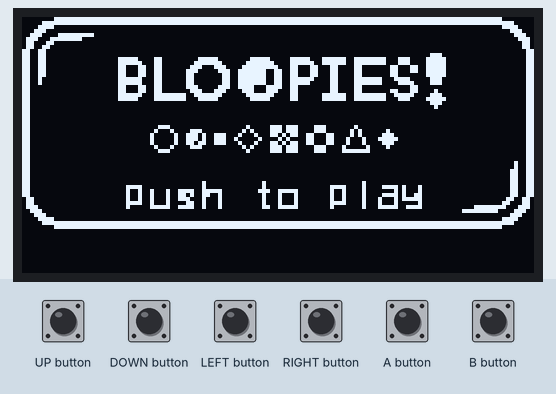
This sketch was run on a simulated Arduboy, built with avr-gcc and run on an emulated ATmega32U4. Parts: 128×64 one-colour display. The test bench sets the inputs (shaded band). Random numbers use the default seed unless the sketch sets one.

Above: at 0.13 s.
1.3 s: A button pressed for 0.15 s
At 1.83 s:
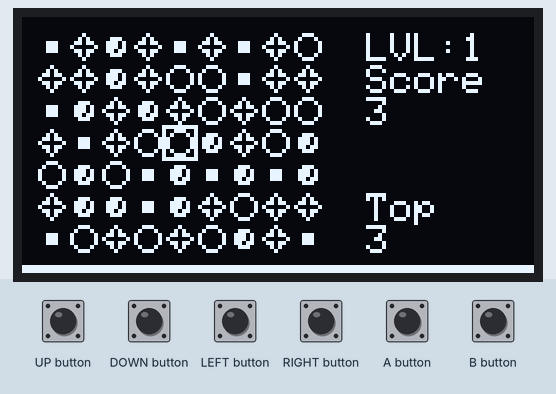
2.0 s: B button pressed for 0.15 s
At 2.4 s:
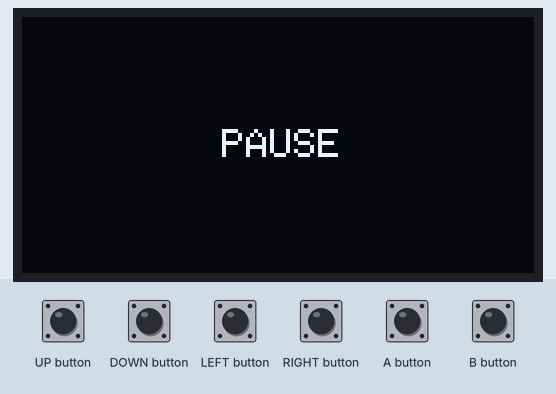
3.6 s: B button pressed for 1 s
At 5.04 s:
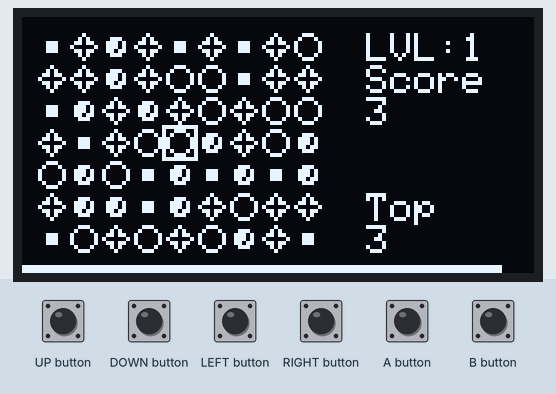
5.2 s: UP button pressed for 0.15 s
At 5.82 s:
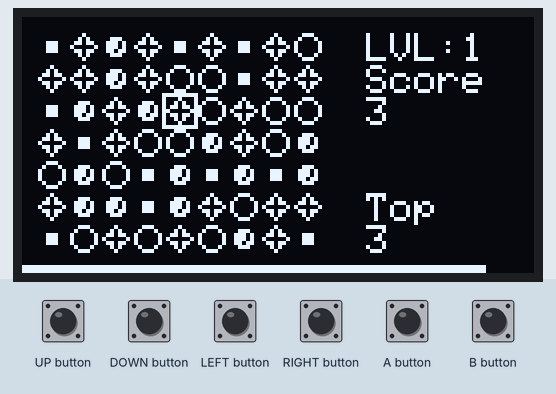
5.9 s: DOWN button pressed for 0.15 s
At 6.4 s:
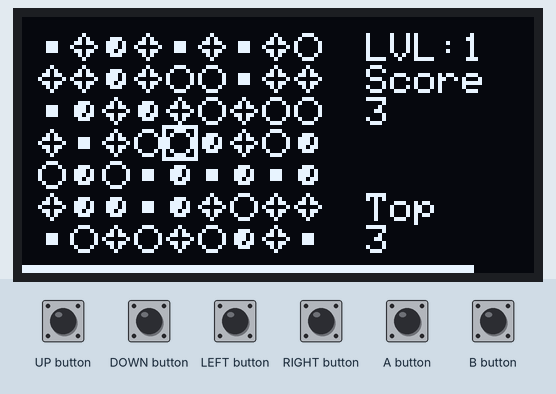
6.6 s: LEFT button pressed for 0.15 s
At 7.04 s:
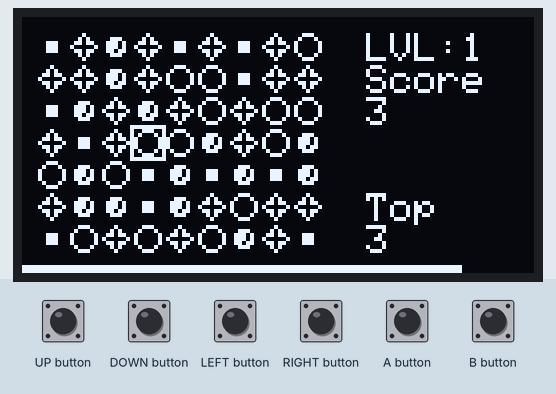

The sketch:

bloopies.ino
```cpp
// (licence header left out)
#include <Arduboy2.h>
#include <ArduboyTones.h>
Arduboy2 arduboy;
ArduboyTones sound(arduboy.audio.enabled);

#include "globals.h"
#include "bitmaps.h"
#include "functions.h"

void setup() {

  arduboy.begin();
  arduboy.setFrameRate(30);
  arduboy.initRandomSeed();
  arduboy.setTextWrap(false);

  // cursor initial position
  xpos = MAXX / 2;
  ypos = MAXY / 2;

  // Initialize board,flag,offy
  initBoard();
  // Check initial matches
  checkBoard();

}

void loop() {
  // pause render until it's time for the next frame
  if (!(arduboy.nextFrame())) return;

  arduboy.pollButtons();
  arduboy.clear();
  if (title) {

    // TITLE SCREEN

    arduboy.drawBitmap(0, 0,  titleIMG, 128, 64, 1);
    if (arduboy.justPressed(B_BUTTON) || arduboy.justPressed(A_BUTTON)) title = false;

    // credits marquee
    arduboy.setCursor(marqueePos,56);
    arduboy.print(marqueeTxt);
    marqueePos--;
    if(marqueePos < marqueeLength ){
      marqueePos = 128;
    }


  } else {

    // GAME

    if (pause) {
      arduboy.setCursor(50, 28);
      arduboy.print("PAUSE");
      if (arduboy.justPressed(B_BUTTON) && !arduboy.pressed(A_BUTTON)) pause = false;
    } else {

      // Time
      arduboy.fillRect(0, 62, max(0, timeLeft), 2);


      // Text

      arduboy.setCursor(86, 4);
      arduboy.print("LVL:");
      arduboy.print(game_level);
      arduboy.setCursor(86, 12);
      arduboy.print("Score");
      arduboy.setCursor(86, 20);
      arduboy.print(score);

      if (tmp_score > 0) {
        arduboy.setCursor(86, 28);
        arduboy.print("x");
        arduboy.print(mult_score);
        arduboy.setCursor(86, 36);
        arduboy.print("+");
        arduboy.print(tmp_score);

        arduboy.setCursor(86, 52);
        arduboy.print(txt[constrain(mult_score - game_level, 0, 7)]);
      }else{
        if(score>topscore) topscore = score;
        arduboy.setCursor(86,44);
        arduboy.print("Top");
        arduboy.setCursor(86, 52);
        arduboy.print(topscore);
      }


      // Move cursor
      prevx = xpos;
      prevy = ypos;


      if (arduboy.justPressed(UP_BUTTON))    ypos = max(0, ypos - 1);
      if (arduboy.justPressed(DOWN_BUTTON))  ypos = min(MAXY - 1, ypos + 1);
      if (arduboy.justPressed(LEFT_BUTTON))  xpos = max(0, xpos - 1);
      if (arduboy.justPressed(RIGHT_BUTTON)) xpos = min(MAXX - 1, xpos + 1);
      if (arduboy.justPressed(B_BUTTON) && !arduboy.pressed(A_BUTTON)) pause = true;

      // FIRST: If there's flagged tiles keep blinking for a while before cleaning and continue playing
      if (flagCount > 0) {
        timeLeft = maxTime;
        if (arduboy.frameCount - flagFrame > 15) {
          // refill
          refillBoard();
          if (!falling) {
            mult_score++;
            checkBoard();

            if (flagCount == 0) {
              score += tmp_score;
              mult_score = game_level;
              tmp_score = 0;
            }
          }
        }
      } else {
        if (!gameover) {

          // Moving...

          // Time decay
          if (arduboy.frameCount % decay == 0) {
            timeLeft--;
          }
          // detect GAME OVER
          if (timeLeft <= 0) {
            gameover = true;
          }


          if (arduboy.pressed(A_BUTTON) && (xpos != prevx || ypos != prevy)) {
            // SWAP
            byte tmp = board[xpos][ypos];
            board[xpos][ypos] = board[prevx][prevy];
            board[prevx][prevy] = tmp;

            // check matchs
            if (!falling) {
              checkBoard();
            }

            // undo the swapping if anything flagged
            if (flagCount == 0) {
              byte tmp = board[xpos][ypos];
              board[xpos][ypos] = board[prevx][prevy];
              board[prevx][prevy] = tmp;
              xpos = prevx;
              ypos = prevy;

            } else {
              // add a new move
              moves++;
              // increases level every 5 moves
              if (moves % 5 == 0) game_level++;
              // fill time
              timeLeft = maxTime;
            }
          }


        } else {
          // GAME OVER state. Push A or B for a new game
          if (arduboy.justPressed(B_BUTTON) || arduboy.justPressed(A_BUTTON)) {
            title = true;
            gameover = false;
            pause = false;
            score = 0;
            moves = 0;
            game_level = 1;
            mult_score = 1;
            timeLeft = 128;
            // init board
            initBoard();
            // Check initial matches
            checkBoard();
          }

        }
      }
      // Drawing...

      // draw BOARD
      falling = false;
      for (byte x = 0; x < MAXX; x++) {
        for (byte y = 0; y < MAXY; y++) {
          if ((int)pics[board[x][y]] != EMPTY) {
            if (!falling && offy[x][y] > 0) falling = true;
            if (!flag[x][y] || arduboy.frameCount % 2) // blink when flagged
              if (!flag[x][y]) {

                arduboy.drawBitmap(BOARD_X + x * 8, BOARD_Y + (y * 8) - offy[x][y],  pics[board[x][y]], 8, 8, 1);
                offy[x][y] = max(offy[x][y] - 1, 0);
              } else {
                arduboy.drawBitmap(BOARD_X + x * 8, BOARD_Y + (y * 8),  pics[board[x][y]], 8, 8, 1);
              }

          } else {
            // arduboy.fillRect(BOARD_X + x * 8, BOARD_Y + y * 8, 8, 8, BLACK);
          }
        }
      }

      if (!gameover) {
        // Cursor
        if (arduboy.frameCount % 10) {
          arduboy.drawRect(BOARD_X + xpos * 8 - 1, BOARD_Y + ypos * 8 - 1, 9, 9);
        }
      } else {
        // GAME OVER
        arduboy.fillRect(16, 16, 48, 32, BLACK);
        arduboy.drawRect(16, 16, 48, 32, WHITE);
        arduboy.setCursor(28, 22);
        arduboy.print("GAME");
        arduboy.setCursor(28, 34);
        arduboy.print("OVER");

      }

    }
  }

  arduboy.display();

}
```

functions.h
```cpp
// Check if board[x][y] tile matches with neighbors
bool match(int x,int y,byte target){
  return (board[x][y] == target ||
          board[x][y] == BOMB ||
          board[x][y] == HBOMB ||
          board[x][y] == VBOMB);
}
bool checkMatch(byte x, byte y) {
  byte pic = board[x][y];
  if (!flag[x][y]) {
    // Horizontal
    int xmin = x, xmax = x, ymin = y, ymax = y;

    for (int i = x + 1; i < MAXX && match(i,y,pic); i++) xmax = i; // right
    for (int i = x - 1; i >= 0 && match(i,y,pic); i--) xmin = i; // left
    if (xmax - xmin >= 2) {
      for (int i = xmin; i <= xmax; i++) {
        flag[i][y] = true;
      }
    }

    // Vertical
    for (int j = y + 1; j < MAXY && match(x,j,pic); j++) ymax = j; // down
    for (int j = y - 1; j >= 0 && match(x,j,pic); j--) ymin = j; // up
    if (ymax - ymin >= 2) {
      for (int j = ymin; j <= ymax; j++) {
        flag[x][j] = true;
      }
    }


  }

}

bool checkBoard() {
  for (byte x = 0; x < MAXX; x++) {
    for (byte y = 0; y < MAXY; y++) {
      checkMatch(x, y);
    }
  }
  // update flagcount
  flagCount = 0;
  for (byte x = 0; x < MAXX; x++) {
    for (byte y = 0; y < MAXY; y++) {
      if (flag[x][y]) flagCount++;
    }
  }
  // frame when the match occurs
  flagFrame = arduboy.frameCount;

  // scoring
  tmp_score+= mult_score*flagCount*multi[min(flagCount,5)];

  // Sound
  if(!title){ // Avoids sound when reset game
    if(flagCount>0){
      sound.tone(400+200*(mult_score-game_level), 100);
    }
  }

}

void refillBoard() {
  // from down to top

  for (byte x = 0; x < MAXX; x++) {
    for (int y = MAXY - 1; y >= 0; y--) {
      // empty flaged tiles
      if (flag[x][y]) {
        board[x][y] = EMPTY;
        falling = true;
      }

    }
  }

  for (byte x = 0; x < MAXX; x++) {
    for (int y = MAXY - 1; y >= 0; y--) {

      // drop new pieces
      while (board[x][y] == EMPTY) {
        for (int j = y; j > 0; j--) {
          board[x][j] = board[x][j - 1];
          offy[x][j] += 8;
        }
        // drop from above
        if(random(100)>101){ // TO DO.....DROP A BOMB
          board[x][0] = BOMB; // DROP A BOMB
        }else{
          board[x][0] = floor(random(min(NUM_PICS, game_level + 3)));
        }

        offy[x][0] = max(8,offy[x][1]);
      }
      // unflag
      flag[x][y] = false;
    }
  }
}

void initBoard() {
  // init board
  for (byte x = 0; x < MAXX; x++) {
    for (byte y = 0; y < MAXY; y++) {
      board[x][y] = floor(random(min(NUM_PICS, game_level + 3)));
      flag[x][y] = false;
      offy[x][y] = 0;
    }
  }
}
```

globals.h
```cpp
#define MAXX 9
#define MAXY 7

# define BOARD_X 4
# define BOARD_Y 4

#define PIC_0 0
#define PIC_1 1
#define PIC_2 2
#define PIC_3 3
#define PIC_4 4
#define PIC_5 5
#define PIC_6 6
#define PIC_7 7
#define BOMB  8
#define HBOMB 9
#define VBOMB 10

#define EMPTY 11

#define NUM_PICS 8

// credits marquee
String marqueeTxt = "Instructions: Push A+DPad to match 3 or more bloops. Score as much as you can until you get out of time or blocked with no more matchs. Game by Fernando Jerez 2017. Thanks to @crait for the funny name. Version 1. Enjoy!!!";
int marqueePos = 128;
int marqueeLength= -6*marqueeTxt.length();

byte offy[MAXX][MAXY]; // Offset for animations when falling
byte board[MAXX][MAXY];
bool flag[MAXX][MAXY];
int flagCount = 0;
uint16_t flagFrame = 0;

byte xpos, ypos, prevx,prevy;

// scoring
uint16_t score = 0;
int mult_score = 1;
int tmp_score = 0;
uint16_t scoreFrame = 0;
uint16_t topscore = 0;

String txt[] = {"NICE","GREAT","BIIIG","WOW","OMG!!","WAKA!!!","WHAT??","COME ON"};

int moves=0;
int game_level = 1;

int multi[] = {0,0,0,1,2,4};

// timing
int maxTime = 128;
int timeLeft = 128;
int decay = 6; // every 'decay' frames substract 1 time unit (more is slower)

// States
bool title = true;
bool pause = false;
bool gameover = false;
bool falling = false;
```

Source omitted: bitmaps.h (data table, 6979 bytes)

Measured:
- after the input at 3.6 s, the display: first changes after 0.06 s (image 3 shows a later state)
